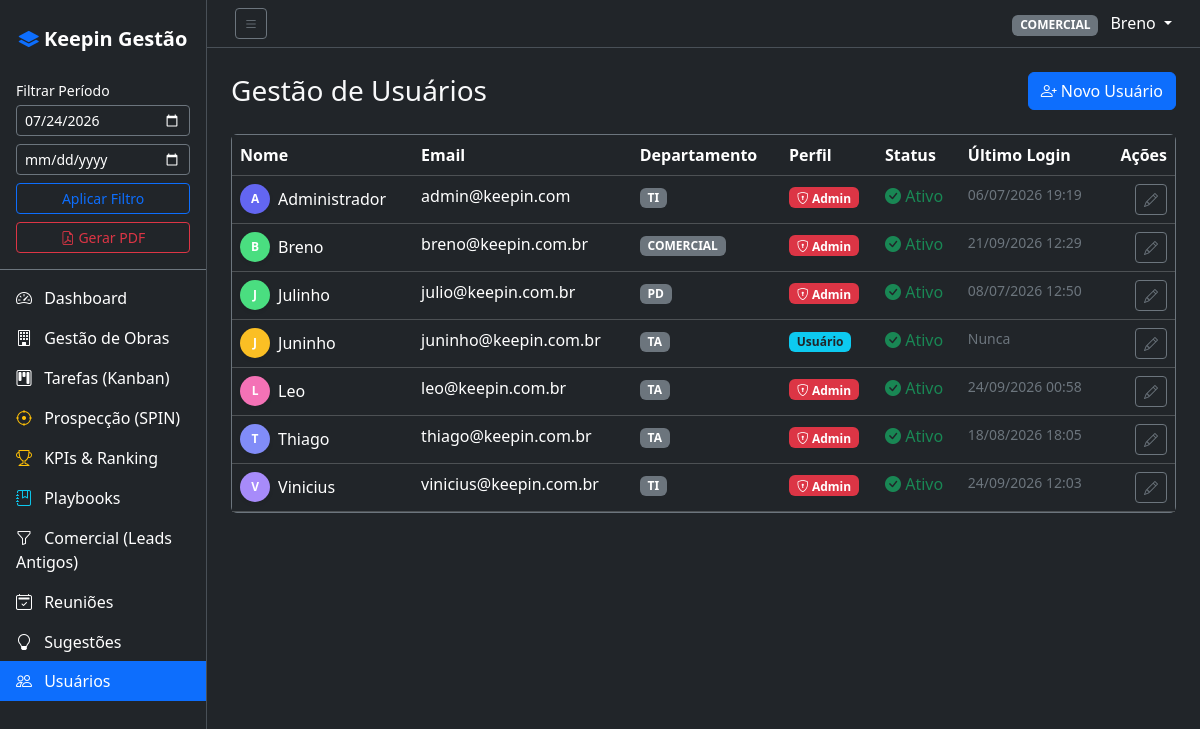
Page /?page=users (signed in) on the committed database.
### tables this page shows
CREATE TABLE users (
            id INTEGER PRIMARY KEY AUTOINCREMENT,
            name TEXT NOT NULL,
            email TEXT UNIQUE NOT NULL,
            password TEXT NOT NULL,
            role TEXT NOT NULL DEFAULT 'user',
            department TEXT NOT NULL,
            avatar_color TEXT DEFAULT '#6366f1',
            active INTEGER DEFAULT 1,
            created_at DATETIME DEFAULT CURRENT_TIMESTAMP,
            last_login DATETIME
        );

### controllers/UserController.php (called while the page is built, shortened)
<?php
require_once __DIR__ . '/../auth.php';
class UserController {
    public function index() {
        $db = Database::getConnection();
        $users = $db->query("SELECT * FROM users ORDER BY name ASC")->fetchAll();
        require_once __DIR__ . '/../views/layout/header.php';
        require_once __DIR__ . '/../views/users/index.php';
        require_once __DIR__ . '/../views/layout/footer.php';
    }
}

### index.php (called while the page is built, shortened)
<?php
require_once __DIR__ . '/auth.php';
$action = isset($_GET['action']) ? $_GET['action'] : 'index';
$controller = new $controllerName();
$controller->$action();

### auth.php (called while the page is built, shortened)
<?php
function isLoggedIn() {
    return isset($_SESSION['user_id']);
}
function getCurrentUser() {
    return isset($_SESSION['user']) ? $_SESSION['user'] : null;
}
function isAdmin() {
    $user = getCurrentUser();
    return $user && $user['role'] === 'admin';
}
function getGlobalFilterStart() {
    return $_SESSION['filter_start'];
}
function getGlobalFilterEnd() {
    return $_SESSION['filter_end'];
}

### views/users/index.php (the view, shortened to what this page needs)
<div class="d-flex justify-content-between align-items-center mb-4">
    <h1 class="h3 text-light mb-0">Gestão de Usuários</h1>
    <button type="button" class="btn btn-primary" data-bs-toggle="modal" data-bs-target="#newUserModal">
        <i class="bi bi-person-plus"></i> Novo Usuário
    </button>
</div>
<div class="card bg-dark border-secondary">
    <div class="card-body p-0">
        <div class="table-responsive">
            <table class="table table-dark table-hover mb-0">
                <thead>
                    <tr>
                        <th>Nome</th>
                        <th>Email</th>
                        <th>Departamento</th>
                        <th>Perfil</th>
                        <th>Status</th>
                        <th>Último Login</th>
                        <th class="text-end">Ações</th>
                    </tr>
                </thead>
                <tbody>
                    <?php foreach($users as $u): ?>
                        <tr>
                            <td>
                                <div class="d-flex align-items-center">
                                    <div class="avatar shadow-sm me-2" style="width:30px; height:30px; border-radius:50%; background-color:<?= $u['avatar_color'] ?>; display:flex; align-items:center; justify-content:center; font-size:12px; font-weight:bold; color:white;">
                                        <?= strtoupper(substr($u['name'], 0, 1)) ?>
                                    </div>
                                    <?= htmlspecialchars($u['name']) ?>
                                </div>
                            </td>
                            <td><?= htmlspecialchars($u['email']) ?></td>
                            <td><span class="badge bg-secondary"><?= htmlspecialchars($u['department']) ?></span></td>
                            <td>
                                <?php if($u['role'] === 'admin'): ?>
                                    <span class="badge bg-danger"><i class="bi bi-shield-lock"></i> Admin</span>
                                <?php else: ?>
                                    <span class="badge bg-info text-dark">Usuário</span>
                                <?php endif; ?>
                            </td>
                            <td>
                                <?php if($u['active']): ?>
                                    <span class="text-success"><i class="bi bi-check-circle-fill"></i> Ativo</span>
                                <?php else: ?>
                                    <span class="text-danger"><i class="bi bi-x-circle-fill"></i> Inativo</span>
                                <?php endif; ?>
                            </td>
                            <td class="text-secondary small">
                                <?= $u['last_login'] ? date('d/m/Y H:i', strtotime($u['last_login'])) : 'Nunca' ?>
                            </td>
                            <td class="text-end">
                                <button class="btn btn-sm btn-outline-secondary" title="Editar"><i class="bi bi-pencil"></i></button>
                            </td>
                        </tr>
                    <?php endforeach; ?>
                </tbody>
            </table>
        </div>
    </div>
</div>

### views/layout/header.php (shortened to what this page needs)
<?php
$user = getCurrentUser();
$page = isset($_GET['page']) ? $_GET['page'] : 'dashboard';
?>
<!DOCTYPE html>
<html lang="pt-BR" data-bs-theme="dark">
<head>
    <link href="https://cdn.jsdelivr.net/npm/bootstrap@5.3.2/dist/css/bootstrap.min.css" rel="stylesheet">
    <link href="https://cdn.jsdelivr.net/npm/bootstrap-icons@1.11.1/font/bootstrap-icons.css" rel="stylesheet">
    <link href="<?= BASE_URL ?>/assets/css/app.css" rel="stylesheet">
</head>
<body>
    <div class="d-flex" id="wrapper">
        <?php if (isLoggedIn()): ?>
        <div class="bg-dark border-end" id="sidebar-wrapper">
            <div class="sidebar-heading text-center py-4 text-white fs-5 fw-bold">
                <i class="bi bi-layers-fill text-primary"></i> Keepin Gestão
            </div>
            <div class="px-3 pb-3 border-bottom border-secondary mb-2">
                <form method="GET" action="<?= BASE_URL ?>/">
                    <label class="form-label text-white small mb-1">Filtrar Período</label>
                    <input type="date" name="filter_start" class="form-control form-control-sm bg-dark text-white border-secondary mb-2" value="<?= htmlspecialchars(getGlobalFilterStart()) ?>">
                    <input type="date" name="filter_end" class="form-control form-control-sm bg-dark text-white border-secondary mb-2" value="<?= htmlspecialchars(getGlobalFilterEnd()) ?>">
                    <button class="btn btn-sm btn-outline-primary w-100 mb-2" type="submit">Aplicar Filtro</button>
                </form>
                <a href="<?= BASE_URL ?>/?page=report&action=pdf" target="_blank" class="btn btn-sm btn-outline-danger w-100">
                    <i class="bi bi-file-earmark-pdf"></i> Gerar PDF
                </a>
            </div>
            <div class="list-group list-group-flush">
                <a href="<?= BASE_URL ?>/?page=dashboard" class="list-group-item list-group-item-action bg-dark text-white <?= $page == 'dashboard' ? 'active' : '' ?>">
                    <i class="bi bi-speedometer2 me-2"></i> Dashboard
                </a>
                <a href="<?= BASE_URL ?>/?page=projects" class="list-group-item list-group-item-action bg-dark text-white <?= $page == 'projects' ? 'active' : '' ?>">
                    <i class="bi bi-building me-2"></i> Gestão de Obras
                </a>
                <a href="<?= BASE_URL ?>/?page=tasks" class="list-group-item list-group-item-action bg-dark text-white <?= $page == 'tasks' ? 'active' : '' ?>">
                    <i class="bi bi-kanban me-2"></i> Tarefas (Kanban)
                </a>
                <a href="<?= BASE_URL ?>/?page=prospeccao" class="list-group-item list-group-item-action bg-dark text-white <?= $page == 'prospeccao' ? 'active' : '' ?>">
                    <i class="bi bi-crosshair me-2 text-warning"></i> Prospecção (SPIN)
                </a>
                <a href="<?= BASE_URL ?>/?page=kpis" class="list-group-item list-group-item-action bg-dark text-white <?= $page == 'kpis' ? 'active' : '' ?>">
                    <i class="bi bi-trophy me-2 text-warning"></i> KPIs & Ranking
                </a>
                <a href="<?= BASE_URL ?>/?page=playbook" class="list-group-item list-group-item-action bg-dark text-white <?= $page == 'playbook' ? 'active' : '' ?>">
                    <i class="bi bi-journal-bookmark me-2 text-info"></i> Playbooks
                </a>
                <a href="<?= BASE_URL ?>/?page=leads" class="list-group-item list-group-item-action bg-dark text-white <?= $page == 'leads' ? 'active' : '' ?>">
                    <i class="bi bi-funnel me-2"></i> Comercial (Leads Antigos)
                </a>
                <a href="<?= BASE_URL ?>/?page=meetings" class="list-group-item list-group-item-action bg-dark text-white <?= $page == 'meetings' ? 'active' : '' ?>">
                    <i class="bi bi-calendar2-check me-2"></i> Reuniões
                </a>
                <a href="<?= BASE_URL ?>/?page=suggestions" class="list-group-item list-group-item-action bg-dark text-white <?= $page == 'suggestions' ? 'active' : '' ?>">
                    <i class="bi bi-lightbulb me-2"></i> Sugestões
                </a>
                <?php if (isAdmin()): ?>
                <a href="<?= BASE_URL ?>/?page=users" class="list-group-item list-group-item-action bg-dark text-white <?= $page == 'users' ? 'active' : '' ?>">
                    <i class="bi bi-people me-2"></i> Usuários
                </a>
                <?php endif; ?>
            </div>
        </div>
        <?php endif; ?>
        <div id="page-content-wrapper" class="w-100 bg-dark text-light">
            <?php if (isLoggedIn()): ?>
            <nav class="navbar navbar-expand-lg navbar-dark bg-dark border-bottom px-3">
                <div class="container-fluid">
                    <button class="btn btn-outline-secondary btn-sm" id="menu-toggle"><i class="bi bi-list"></i></button>
                    <div class="ms-auto d-flex align-items-center">
                        <div class="dropdown">
                            <a class="nav-link dropdown-toggle text-white" href="#" role="button" data-bs-toggle="dropdown">
                                <span class="badge bg-secondary me-2"><?= htmlspecialchars($user['department']) ?></span>
                                <?= htmlspecialchars($user['name']) ?>
                            </a>
                        </div>
                    </div>
                </div>
            </nav>
            <?php endif; ?>
            <div class="container-fluid p-4">

### assets/css/app.css (style rules this page uses)
body { background-color: #212529; }
#wrapper { overflow-x: hidden; min-height: 100vh; }
#sidebar-wrapper { min-height: 100vh; width: 250px; transition: margin 0.25s ease-out; }
.list-group-item { border: none; }
.list-group-item.active { background-color: #0d6efd !important; border-color: #0d6efd !important; }
@media (min-width: 768px) { #sidebar-wrapper { margin-left: 0; } }
@media (min-width: 768px) { #page-content-wrapper { min-width: 0; width: 100%; } }

### rows in the picture
users: department "COMERCIAL", name "Breno", name "B", email "breno@keepin.com.br", role "admin" (drawn), active 1 (drawn), last_login "21/09/2026 12:29"
users: name "A", name "Administrador", email "admin@keepin.com", department "TI", role "admin" (drawn), active 1 (drawn), last_login "06/07/2026 19:19"
users: name "J", name "Julinho", email "julio@keepin.com.br", department "PD", role "admin" (drawn), active 1 (drawn), last_login "08/07/2026 12:50"
users: name "J", name "Juninho", email "juninho@keepin.com.br", department "TA", role "Usuário", active 1 (drawn), shows "Nunca"
users: name "L", name "Leo", email "leo@keepin.com.br", department "TA", role "admin" (drawn), active 1 (drawn), last_login "24/09/2026 00:58"
users: name "T", name "Thiago", email "thiago@keepin.com.br", department "TA", role "admin" (drawn), active 1 (drawn), last_login "18/08/2026 18:05"
users: name "V", name "Vinicius", email "vinicius@keepin.com.br", department "TI", role "admin" (drawn), active 1 (drawn), last_login "24/09/2026 12:03"
